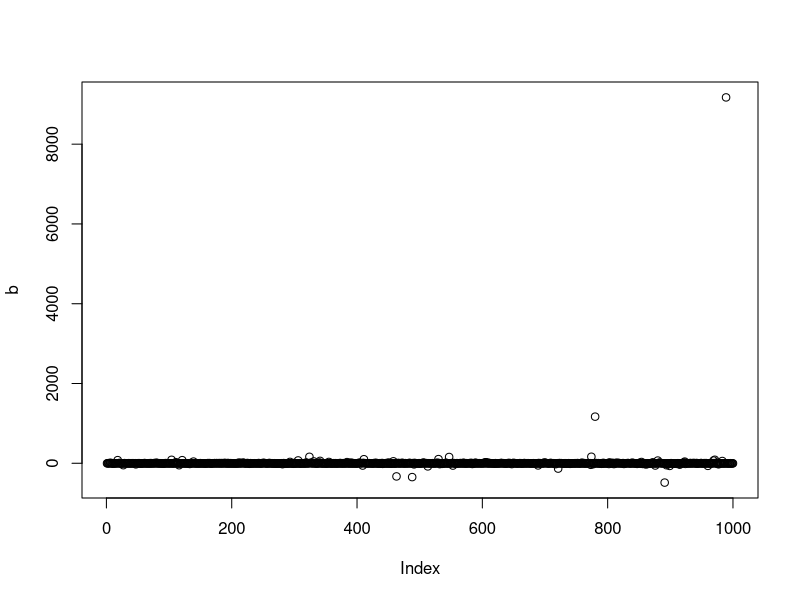

Here is the R script that generated this plot:
set.seed(1)
a = runif(1000) # generate the random U(0,1)
b = 2*tan((a-0.5)*pi) # Use the inverse function to generate samples
b
plot(b)
summary(b)
